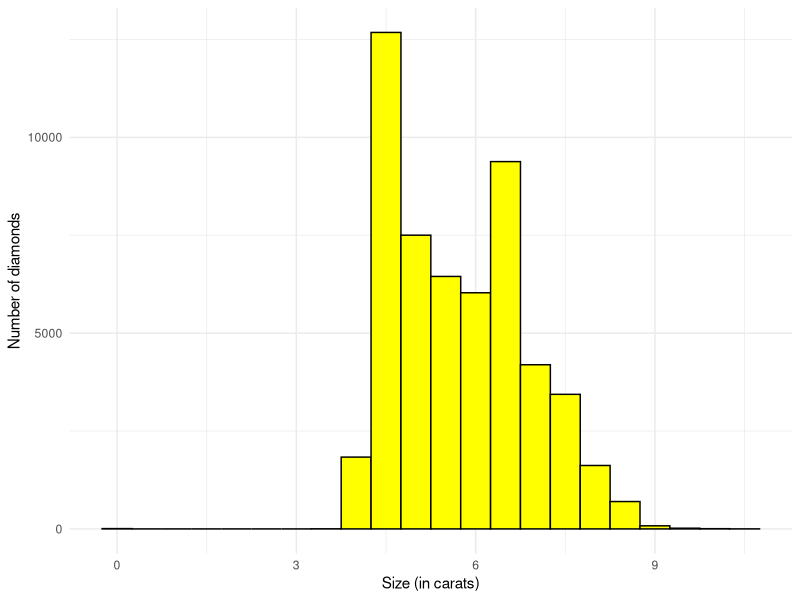
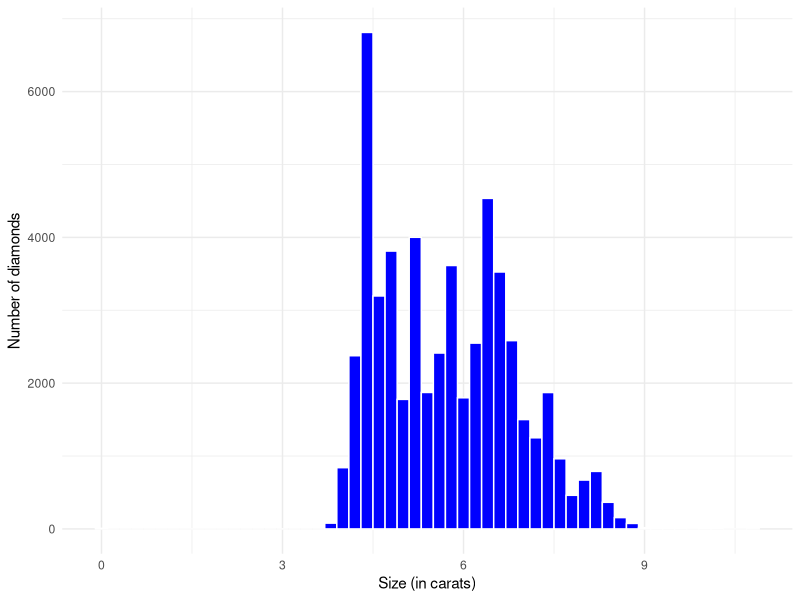
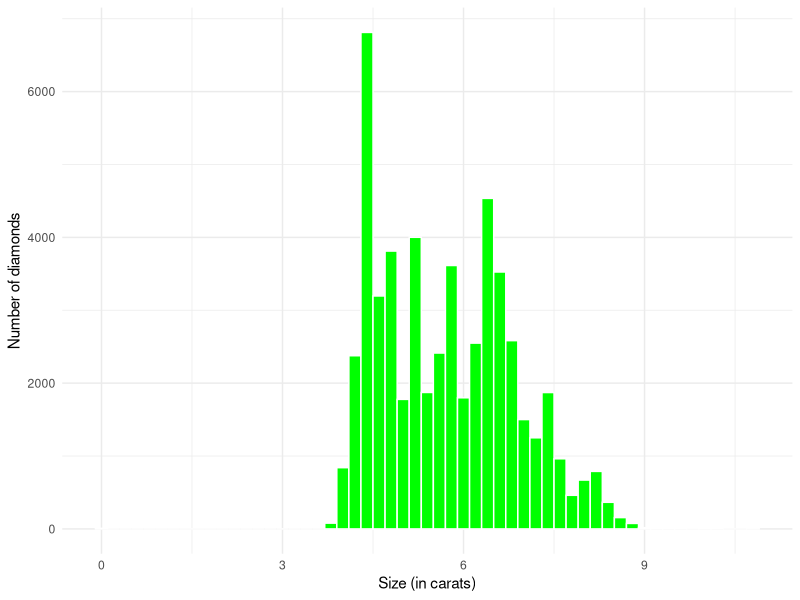
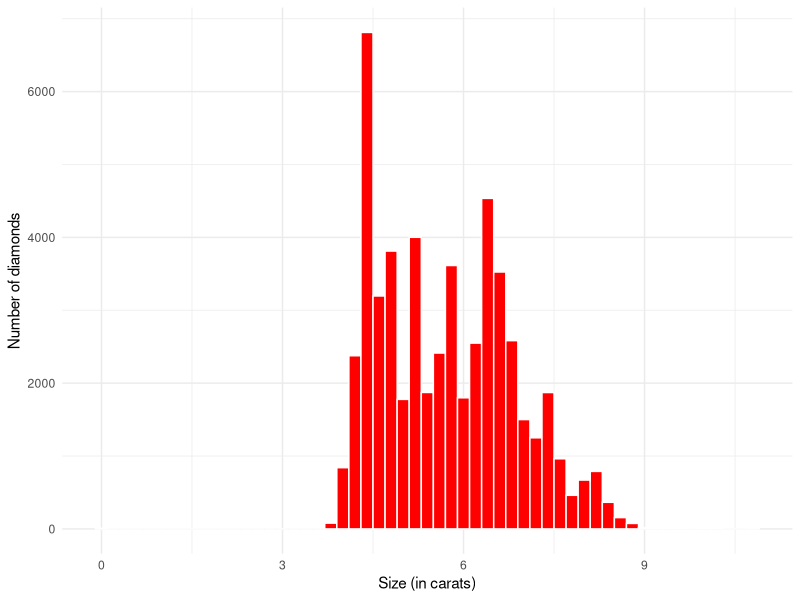

Recreate these plots in R, in order.
######################
### W15: Code along ###
######################

# Install packages
## We have to first install packages before we can load them (with install.packages() then library())
## shortcut: Ctrl + Enter/Cmd + Return

#install.packages("tidyverse")
library(tidyverse)

# Function 1
    # mean(is.na(x))
    # mean(is.na(y))
    # mean(is.na(z))

    # calculates the proportion of missing values in a vector
    # Internally, FALSE is treated as 0 and TRUE as 1.

avg_missing <- function(number) {
    mean(is.na(number))
}

avg_missing(c(3, 5, NA, 10))


# Function 2
    # x / sum(x, na.rm = TRUE)
    # y / sum(y, na.rm = TRUE)
    # z / sum(z, na.rm = TRUE)

    # Proportion Normalization 
    # Scales values relative to their total sum so they represent proportions

prop_normalize <- function(number) {
    number / sum(number, na.rm = TRUE)
}

prop_normalize(c(2, 2, 6))


# Function 3
    # round(x / sum(x, na.rm = TRUE) * 100, 1)
    # round(y / sum(y, na.rm = TRUE) * 100, 1)
    # round(z / sum(z, na.rm = TRUE) * 100, 1)

    # Percentages with Rounding
    # Computes percentages of proportional normalization values, rounds the result to one decimal place, and ignores missing values

prop_normalize_percentage <- function(number) {
    round(number / sum(number, na.rm = TRUE) * 100, 1)
}

prop_normalize_percentage(c(2, 2, 6))


# Function 4 
my_histograms <- function(dat, x, color, fill, binwidth){
    dat %>%
        ggplot(aes(x = x)) +
        geom_histogram(binwidth = binwidth,
                       color = color,
                       fill = fill) +
        theme_minimal() +
        labs(x = "Size (in carats)", y = "Number of diamonds")
}

my_histograms(diamonds, carat, "black", "yellow", 0.5)


# Loop 1
for (i in 1:5) {
    print(i)
}


# Loop 2
    # my_histograms(diamonds, carat, "white", "blue", 0.2)
    # my_histograms(diamonds, carat, "white", "green", 0.2)
    # my_histograms(diamonds, carat, "white", "red", 0.2)

colors <- c("blue", "green", "red")

for (color in colors) {
    print(my_histograms(diamonds, carat, "white", color, 0.2))
}
